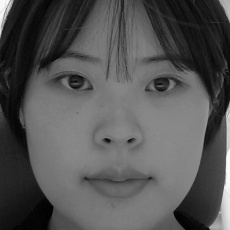
#> input picture haar/dataset/User.1.109.jpg, 230 x 230 px; its folder holds 4 pictures in this run
$ python 02_face_training.py
#> lines starting #> are read from the running program, lines starting #| are printed output that depends on the picture
import cv2
import numpy as np
from PIL import Image, ImageEnhance
import os

# Path for face image database
path = 'dataset'
recognizer = cv2.face.LBPHFaceRecognizer_create()  # pylint: disable=no-member
detector = cv2.CascadeClassifier("C:\\capstone\\haar\\haarcascade_frontalface_default.xml")  # pylint: disable=no-member

def augment_image(image):
    augmented_images = []
    # Convert to PIL image for augmentation
    pil_img = Image.fromarray(image)

    # Apply different transformations
    for angle in [-15, -10, -5, 0, 5, 10, 15]:
        img_rot = pil_img.rotate(angle)
        augmented_images.append(np.array(img_rot))

    # Brightness adjustment
    enhancer = ImageEnhance.Brightness(pil_img)
    for factor in [0.8, 1.0, 1.2]:
        img_bright = enhancer.enhance(factor)
        augmented_images.append(np.array(img_bright))

    return augmented_images

# function to get the images and label data
def getImagesAndLabels(path):
#> called with path = 'dataset'
    imagePaths = [os.path.join(path, f) for f in os.listdir(path)]
    faceSamples = []
    ids = []
    for imagePath in imagePaths:
        PIL_img = Image.open(imagePath).convert('L')  # convert it to grayscale
#> PIL_img is the input picture: PIL image 230x230 L; min 0, max 254, mean 84
        img_numpy = np.array(PIL_img, 'uint8')
        id = int(os.path.split(imagePath)[-1].split(".")[1])
        faces = detector.detectMultiScale(img_numpy)  # pylint: disable=no-member
#> faces = [[14, 19, 206, 206]]
        for (x, y, w, h) in faces:
            face = img_numpy[y:y+h, x:x+w]
            augmented_faces = augment_image(face)
            for augmented_face in augmented_faces:
                faceSamples.append(augmented_face)
                ids.append(id)
#> this loop made 1 pass
#> pass 1, in getImagesAndLabels, `face = img_numpy[y:y+h, x:x+w]`:
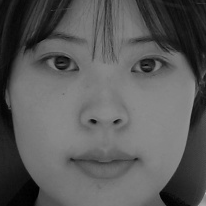
#> face: shape (206, 206); min 0, max 180, mean 90.3
#> after the loop, faceSamples = 10 items; ids = [1, 1, 1, 1, 1, 1, 1, 1, 1, 1]
#> pass 2 of the loop in getImagesAndLabels, `for imagePath in imagePaths:`:
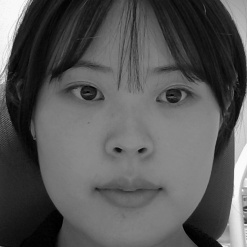
#> input picture haar/dataset/User.1.113.jpg, 247 x 247 px
#> in getImagesAndLabels, PIL_img is the input picture: PIL image 247x247 L; min 0, max 253, mean 87.4
#> faces = [[21, 26, 212, 212]]
#> the loop in getImagesAndLabels, `for (x, y, w, h) in faces:` made 1 pass
#> pass 1, in getImagesAndLabels, `face = img_numpy[y:y+h, x:x+w]`:
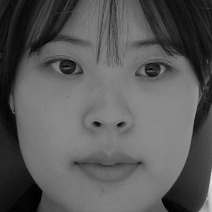
#> face: shape (212, 212); min 0, max 232, mean 89.2
#> after the loop in getImagesAndLabels, `for (x, y, w, h) in faces:`: faceSamples = 20 items; ids = [1, 1, 1, 1, 1, 1, 1, 1, 1, 1, 1, 1, 1, 1, 1, 1, 1, 1, 1, 1]
#> pass 3 of the loop in getImagesAndLabels, `for imagePath in imagePaths:`:
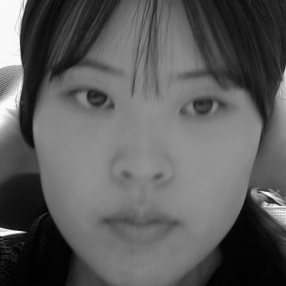
#> input picture haar/dataset/User.1.120.jpg, 286 x 286 px
#> in getImagesAndLabels, PIL_img is the input picture: PIL image 286x286 L; min 0, max 254, mean 92.2
#> faces = [[20, 24, 244, 244]]
#> the loop in getImagesAndLabels, `for (x, y, w, h) in faces:` made 1 pass
#> pass 1, in getImagesAndLabels, `face = img_numpy[y:y+h, x:x+w]`:
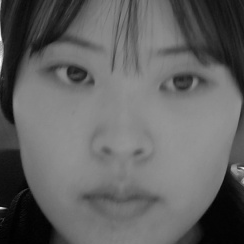
#> face: shape (244, 244); min 0, max 250, mean 98.3
#> after the loop in getImagesAndLabels, `for (x, y, w, h) in faces:`: faceSamples = 30 items; ids = 30 values from 1 to 1
#> the loop made 4 passes; the first 3 are shown
    return faceSamples, ids

print("\n [INFO] Training faces. It will take a few seconds. Wait ...")
faces, ids = getImagesAndLabels(path)
recognizer.train(faces, np.array(ids))  # pylint: disable=no-member

# Save the model into trainer/trainer.yml
recognizer.write('C:\\capstone\\haar\\trainer\\trainer.yml')  # recognizer.save() worked on Mac, but not on Pi
# Print the number of faces trained and end program
print("\n [INFO] {0} faces trained. Exiting Program".format(len(np.unique(ids))))
